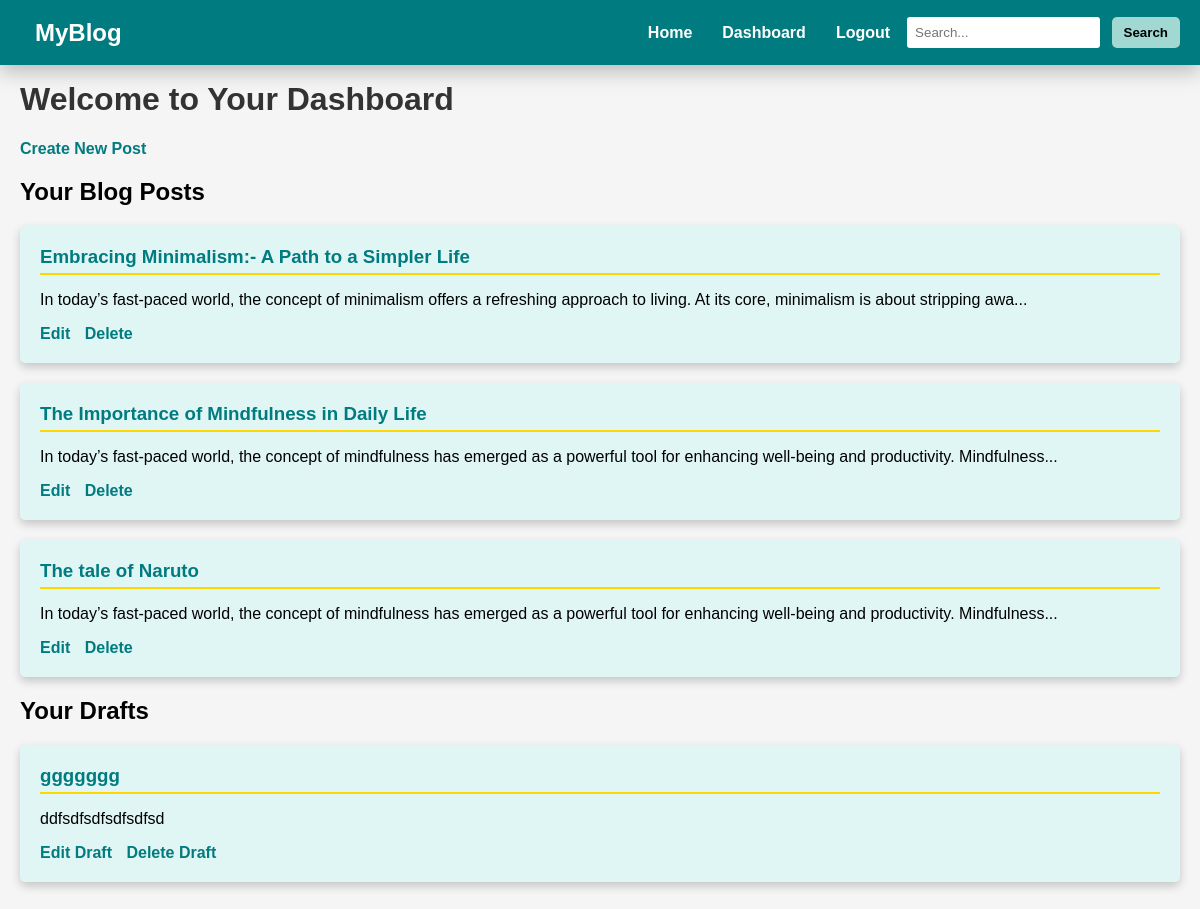
Page /dashboard.php (signed in) on the committed database.
### tables this page shows
CREATE TABLE `posts` (
  `id` int(11) NOT NULL,
  `user_id` int(11) NOT NULL,
  `title` varchar(255) NOT NULL,
  `content` text NOT NULL,
  `tags` varchar(255) NOT NULL,
  `created_at` datetime DEFAULT current_timestamp()
);

CREATE TABLE `drafts` (
  `draft_id` int(11) NOT NULL,
  `user_id` int(11) NOT NULL,
  `post_id` int(11) NOT NULL,
  `created_at` timestamp NOT NULL DEFAULT current_timestamp()
);

### dashboard.php (the view, shortened to what this page needs)
<?php
include('header.php');
include('config.php');
$user_id = $_SESSION['user_id'];
$stmt = $conn->prepare("
    SELECT * FROM posts
    WHERE user_id = :user_id
    AND id NOT IN (SELECT post_id FROM drafts WHERE user_id = :user_id)
");
$stmt->execute([':user_id' => $user_id]);
$posts = $stmt->fetchAll(PDO::FETCH_ASSOC);
$stmt = $conn->prepare("
    SELECT d.post_id, d.user_id, p.title, p.content
    FROM drafts d
    JOIN posts p ON d.post_id = p.id
    WHERE d.user_id = :user_id
");
$stmt->execute([':user_id' => $user_id]);
$drafts = $stmt->fetchAll(PDO::FETCH_ASSOC);
?>
<!DOCTYPE html>
<html lang="en">
<head>
    <link rel="stylesheet" href="style.css">
</head>
<body>
    <div class="container">
        <h1>Welcome to Your Dashboard</h1>
        <a href="create_post.php">Create New Post</a>
        <h2>Your Blog Posts</h2>
        <?php if (empty($posts)): ?>
            <p>No posts found. <a href="create_post.php">Create a new post!</a></p>
        <?php else: ?>
            <?php foreach ($posts as $post): ?>
                <div class="post">
                    <h3><?php echo htmlspecialchars($post['title']); ?></h3>
                    <p>
                        <?php
                        $content = $post['content'];
                        echo (strlen($content) > 150) ? (substr($content, 0, 150) . '...') : ($content);
                        ?>
                    </p>
                    <a href="edit_post.php?id=<?php echo $post['id']; ?>">Edit</a>
                    <a href="delete_post.php?id=<?php echo $post['id']; ?>" onclick="return confirm('Are you sure?')">Delete</a>
                </div>
            <?php endforeach; ?>
        <?php endif; ?>
        <h2>Your Drafts</h2>
        <?php if (empty($drafts)): ?>
            <p>No drafts found.
        <?php else: ?>
            <?php foreach ($drafts as $draft): ?>
                <div class="draft">
                    <h3><?php echo htmlspecialchars($draft['title']); ?></h3>
                    <p>
                        <?php
                        $draft_content = $draft['content'];
                        echo (strlen($draft_content) > 150) ? (substr($draft_content, 0, 150) . '...') : ($draft_content);
                        ?>
                    </p>
                    <a href="edit_draft.php?id=<?php echo $draft['post_id']; ?>">Edit Draft</a>
                    <a href="delete_draft.php?id=<?php echo $draft['post_id']; ?>" onclick="return confirm('Are you sure?')">Delete Draft</a>
                </div>
            <?php endforeach; ?>
        <?php endif; ?>
    </div>
</body>
</html>

### style.css (style rules this page uses)
body { margin: 0; padding: 0; box-sizing: border-box; font-family: Arial, sans-serif; background-color: #f5f5f5; }
.container { padding: 20px; margin-top: 40px; }
h1 { color: #333; }
.post, .draft { background-color: #E0F6F5; border-radius: 5px; padding: 20px; margin-bottom: 20px; box-shadow: 0 4px 10px rgba(0, 0, 0, 0.2); transition: transform 0.3s; }
.post h3, .draft h3 { margin: 0; color: #007B7F; border-bottom: 2px solid #FFD700; padding-bottom: 5px; }
a { text-decoration: none; color: #007B7F; margin-right: 10px; font-weight: bold; }

### rows in the picture
posts: title "Embracing Minimalism:- A Path to a Simpler Life", content "In today’s fast-paced world, the concept of minimalism offers a refreshing approach to living. At its core, minimalism is about stripping awa"
posts: title "The Importance of Mindfulness in Daily Life", content "In today’s fast-paced world, the concept of mindfulness has emerged as a powerful tool for enhancing well-being and productivity. Mindfulness"
posts: title "The tale of Naruto", content "In today’s fast-paced world, the concept of mindfulness has emerged as a powerful tool for enhancing well-being and productivity. Mindfulness"
drafts: post.title "ggggggg", post.content "ddfsdfsdfsdfsdfsd"
